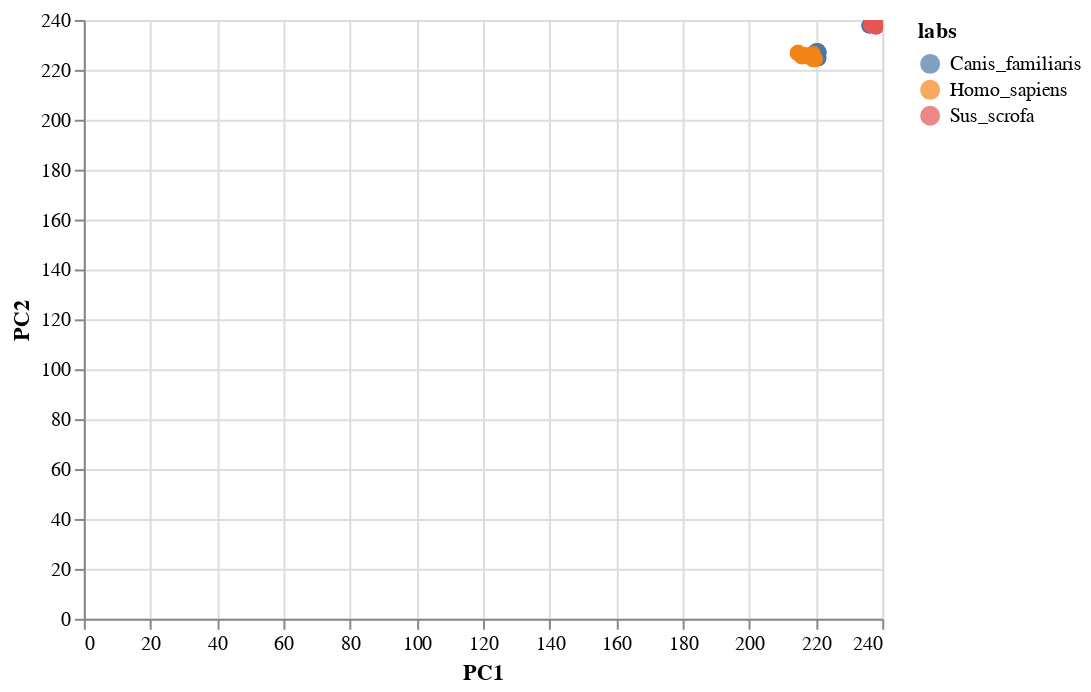

Notebook cell for this chart:
### Code cell
alt.Chart(umap_embed).mark_circle(size=60).encode(x = 'PC1', y = 'PC2', color='labs', tooltip = ['labs','name']).configure(background = "white").interactive()

### Figure 1 — Vega-Lite specification as saved in the notebook (floating-point values rounded to 4 significant figures; data arrays with more than 128 entries replaced by an {"elided": "..."} marker saying what was removed)
{"$schema": "https://vega.github.io/schema/vega-lite/v2.6.0.json", "config": {"background": "white", "view": {"height": 300, "width": 400}}, "data": {"name": "data-f5857ed6acf29f77063bad4237fec9fe"}, "datasets": {"data-f5857ed6acf29f77063bad4237fec9fe": {"elided": "178 records"}}, "encoding": {"color": {"field": "labs", "type": "nominal"}, "tooltip": [{"field": "labs", "type": "nominal"}, {"field": "name", "type": "nominal"}], "x": {"field": "PC1", "type": "quantitative"}, "y": {"field": "PC2", "type": "quantitative"}}, "mark": {"size": 60, "type": "circle"}, "selection": {"selector003": {"bind": "scales", "encodings": ["x", "y"], "mark": {"fill": "#333", "fillOpacity": 0.125, "stroke": "white"}, "on": "[mousedown, window:mouseup] > window:mousemove!", "resolve": "global", "translate": "[mousedown, window:mouseup] > window:mousemove!", "type": "interval", "zoom": "wheel!"}}}
